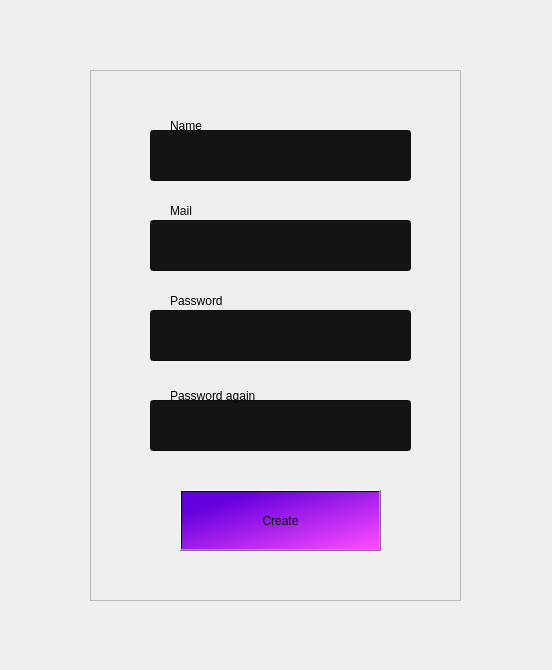
<?xml version="1.0" encoding="UTF-8"?>
<ui version="4.0">
 <class>regform</class>
 <widget class="QDialog" name="regform">
  <property name="geometry">
   <rect>
    <x>0</x>
    <y>0</y>
    <width>552</width>
    <height>670</height>
   </rect>
  </property>
  <property name="windowTitle">
   <string>Dialog</string>
  </property>
  <widget class="QFrame" name="regFrame">
   <property name="geometry">
    <rect>
     <x>90</x>
     <y>70</y>
     <width>371</width>
     <height>531</height>
    </rect>
   </property>
   <property name="frameShape">
    <enum>QFrame::StyledPanel</enum>
   </property>
   <property name="frameShadow">
    <enum>QFrame::Raised</enum>
   </property>
   <widget class="QLineEdit" name="name">
    <property name="geometry">
     <rect>
      <x>60</x>
      <y>60</y>
      <width>261</width>
      <height>51</height>
     </rect>
    </property>
    <property name="styleSheet">
     <string notr="true">background-color: rgb(20, 20, 20);</string>
    </property>
   </widget>
   <widget class="QPushButton" name="pushButton">
    <property name="geometry">
     <rect>
      <x>90</x>
      <y>420</y>
      <width>201</width>
      <height>61</height>
     </rect>
    </property>
    <property name="styleSheet">
     <string notr="true">background-color: qlineargradient(spread:pad, x1:0.159204, y1:0.205, x2:1, y2:1, stop:0 rgba(100, 0, 221, 255), stop:1 rgba(255, 76, 255, 255));</string>
    </property>
    <property name="text">
     <string>Create</string>
    </property>
   </widget>
   <widget class="QLineEdit" name="mail">
    <property name="geometry">
     <rect>
      <x>60</x>
      <y>150</y>
      <width>261</width>
      <height>51</height>
     </rect>
    </property>
    <property name="styleSheet">
     <string notr="true">background-color: rgb(20, 20, 20);</string>
    </property>
   </widget>
   <widget class="QLineEdit" name="password">
    <property name="geometry">
     <rect>
      <x>60</x>
      <y>240</y>
      <width>261</width>
      <height>51</height>
     </rect>
    </property>
    <property name="styleSheet">
     <string notr="true">background-color: rgb(20, 20, 20);</string>
    </property>
   </widget>
   <widget class="QLineEdit" name="password_again">
    <property name="geometry">
     <rect>
      <x>60</x>
      <y>330</y>
      <width>261</width>
      <height>51</height>
     </rect>
    </property>
    <property name="styleSheet">
     <string notr="true">background-color: rgb(20, 20, 20);</string>
    </property>
   </widget>
   <widget class="QLabel" name="label">
    <property name="geometry">
     <rect>
      <x>80</x>
      <y>40</y>
      <width>51</width>
      <height>31</height>
     </rect>
    </property>
    <property name="text">
     <string>Name</string>
    </property>
   </widget>
   <widget class="QLabel" name="label_2">
    <property name="geometry">
     <rect>
      <x>80</x>
      <y>120</y>
      <width>51</width>
      <height>41</height>
     </rect>
    </property>
    <property name="text">
     <string>Mail</string>
    </property>
   </widget>
   <widget class="QLabel" name="label_3">
    <property name="geometry">
     <rect>
      <x>80</x>
      <y>210</y>
      <width>101</width>
      <height>41</height>
     </rect>
    </property>
    <property name="text">
     <string>Password</string>
    </property>
   </widget>
   <widget class="QLabel" name="label_7">
    <property name="geometry">
     <rect>
      <x>80</x>
      <y>310</y>
      <width>161</width>
      <height>31</height>
     </rect>
    </property>
    <property name="text">
     <string>Password again</string>
    </property>
   </widget>
  </widget>
 </widget>
 <resources/>
 <connections/>
</ui>
